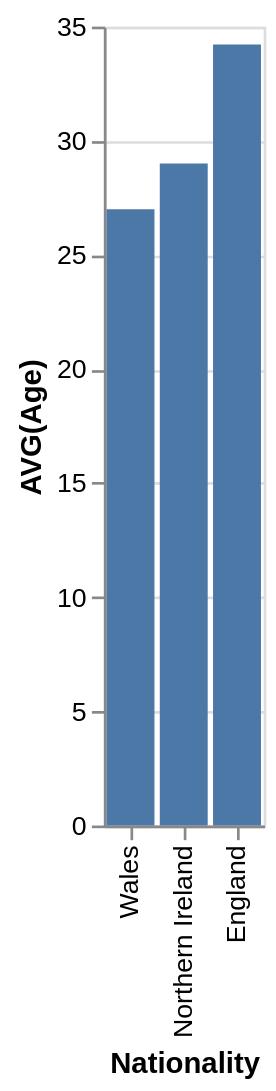

This figure's Vega-Lite source:
### Vega-Lite specification from a JSON file in a GitHub repository (floating-point values rounded to 4 significant figures)
{"data": {"values": [{"x_data": "Wales", "y_data": 27}, {"x_data": "Northern Ireland", "y_data": 29}, {"x_data": "England", "y_data": 34.22}]}, "mark": "bar", "encoding": {"x": {"field": "x_data", "type": "nominal", "title": "Nationality", "sort": {"op": "sum", "field": "y_data", "order": "ascending"}}, "y": {"field": "y_data", "type": "quantitative", "title": "AVG(Age)"}}}
